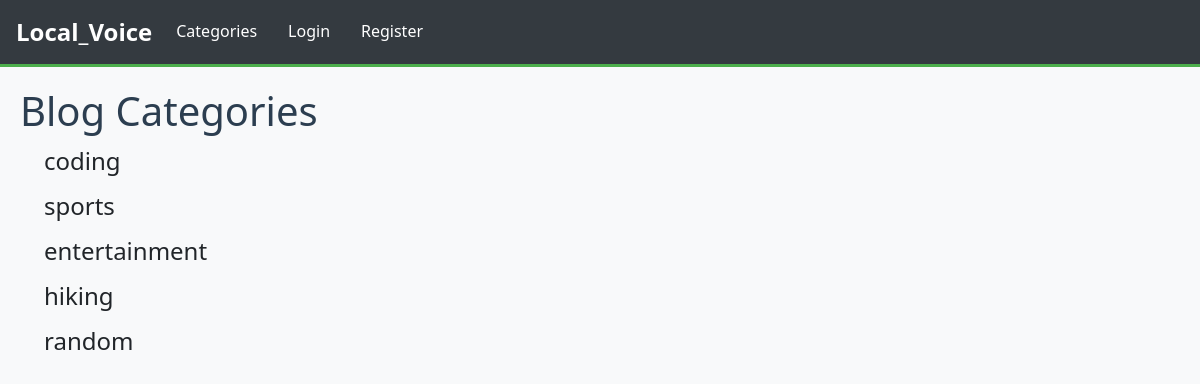
The app's page /category-list/, older data.
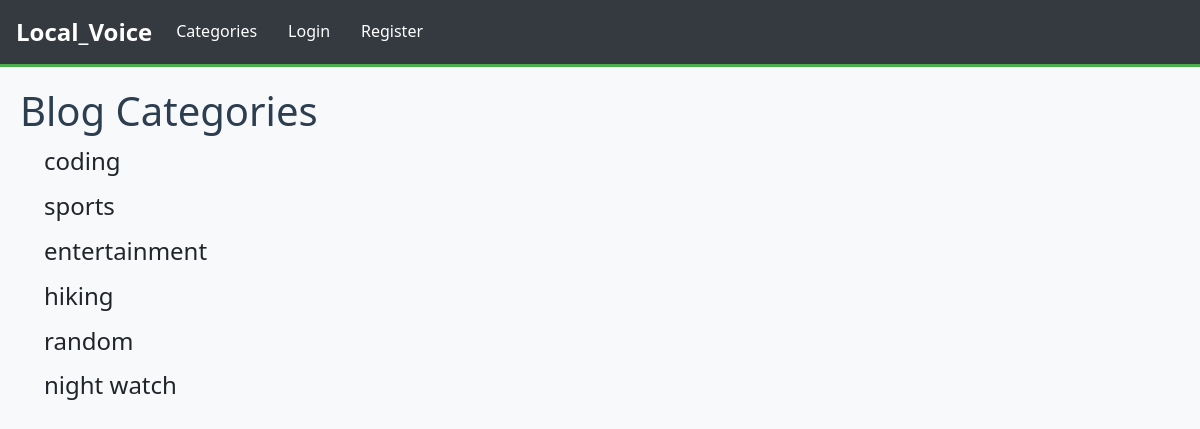
The same page, newer data.
### Local_Voice/models.py (models this page shows, shortened)
class Category(models.Model):
    name = models.CharField(max_length=255)
    def __str__(self):
        return self.name

### Local_Voice/views.py (the view)
# urls.py: path('category-list/', CategoryListView, name='category-list'),
def CategoryListView(request):
    cat_menu_list = Category.objects.all()
    return render(request, 'category_list.html', {'cat_menu_list':cat_menu_list})

### Local_Voice/templates/category_list.html (shortened to what this page needs)
{% extends 'base.html' %}
{% block content %}
    <h1>Blog Categories</h1>
    {% for item in cat_menu_list %}
        <h4><a class="dropdown-item" href="{% url 'category' item|slugify %}">
            {{ item }}</a></h4>
    {% endfor %}
{% endblock %}

Row changes from the older to the newer data that the page shows:
added Category: name "night watch"
